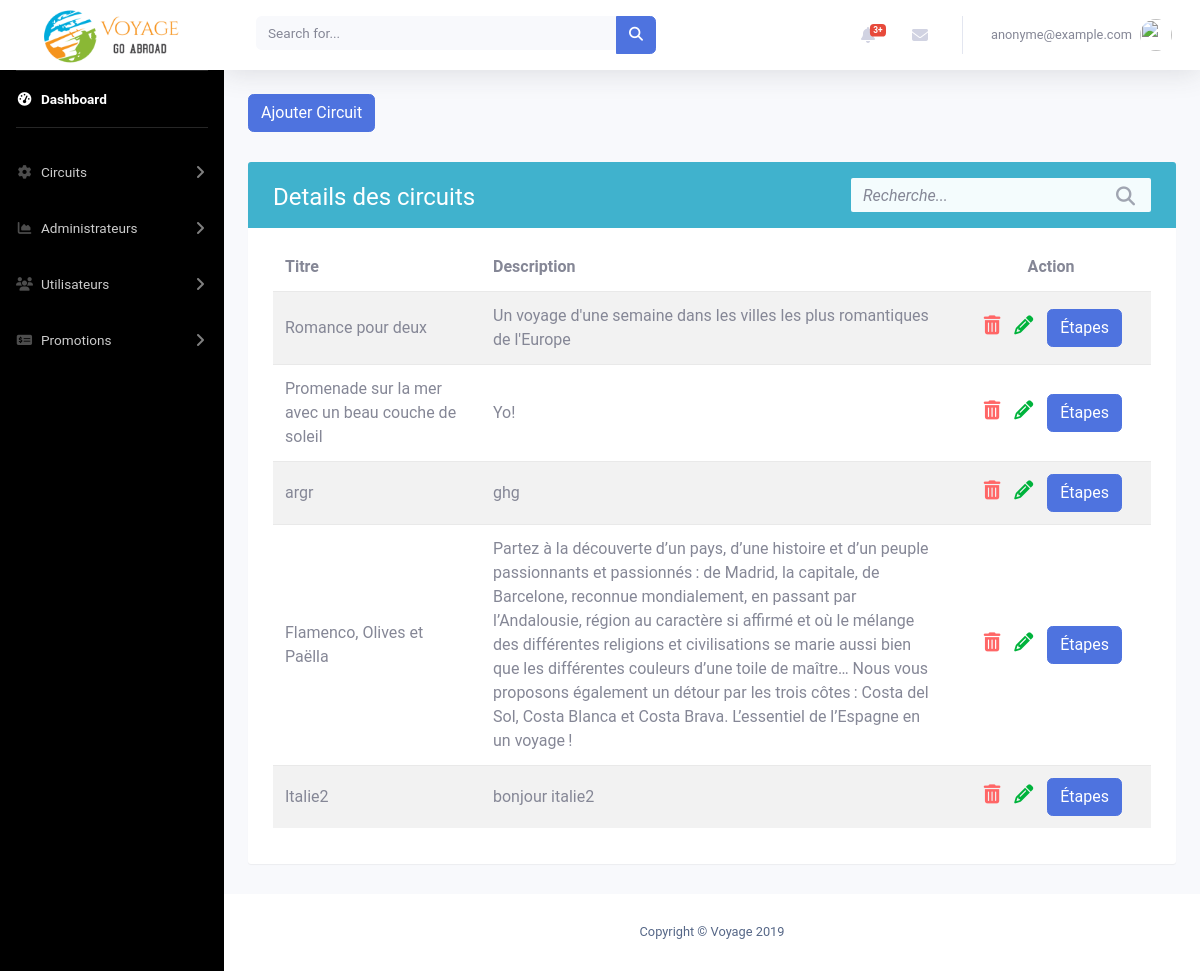
/admin/gererCircuit.php (signed in), run on the app's committed database.
### tables this page shows
CREATE TABLE `circuit` (
  `idCircuit` int(11) NOT NULL,
  `titre` varchar(255) NOT NULL,
  `description` text,
  `estActif` tinyint(1) DEFAULT '1'
);

### admin/gererCircuit.php (the view, shortened to what this page needs)
<?php
    include_once "includes/header.php";
    include_once "includes/navbar.php";
    $stmt = $conn->query('SELECT * FROM circuit');
    $table = '
                <div class="table-wrapper">
                    <div class="table-title">
                        <div class="row">
                            <div class="col-sm-8">
                                <h2>Details des circuits</b></h2>
                            </div>
                            <div class="col-sm-4">
                                <div class="search-box">
                                    <div class="input-group">
                                        <input type="text" id="search" class="form-control" placeholder="Recherche...">
                                        <span class="input-group-addon"><i class="fa fa-search" aria-hidden="true"></i></span>
                                    </div>
                                </div>
                            </div>
                        </div>
                    </div>
                    <table class="table table-striped">
                        <thead>
                            <tr>
                                <th>Titre</th>
                                <th>Description</th>
                                <th style="width: 200px; text-align: center;">Action</th>
                            </tr>
                        </thead>
                        <tbody>';
                        while ($row = $stmt->fetch()) {
                            $table .= '
                                    <tr>
                                        <td>' . $row->titre . '</td>
                                        <td>' . $row->description . '</td>
                                        <td style="width: 200px;">
                                            <div class="col-md-12 choix">
                                                <a href="" data-toggle="modal" data-target="#exampleModal'. $row->idCircuit .'"><i class="fa fa-trash" aria-hidden="true" style="color: #ff6666;"></i></a>
                                                <a href="modifierCircuit.php?idCircuit=' . $row->idCircuit . '"><i class="fa fa-pencil" aria-hidden="true" style="color: #00b33c;"></i></a>
                                                <a href="listerEtapes.php?idCircuit=' . $row->idCircuit . '" class="btn btn-primary" style="color: white;">Étapes</a>
                                                <div style="color: black;" class="modal fade" id="exampleModal'. $row->idCircuit .'" tabindex="-1" role="dialog" aria-labelledby="exampleModalLabel" aria-hidden="true">
                                                        Êtes-vous certain de vouloir supprimer "' . $row->titre . '"?
                                                            <a type="button" href="deleteCircuit.php?idCircuit=' . $row->idCircuit . '" class="btn btn-primary">Confirmer</a>
                                                </div>
                                            </div>
                                        </td>
                                    </tr>';
                        }
                $table .= '</tbody>
                        </table>
                    </div>
                ';
?><div class="container minimumHeight">
    <form action="creerCircuit.php">
        <button class="btn btn-primary" style="color: white;">Ajouter Circuit</button>
    </form>
    <?php
        echo $table;
    ?>
</div><?php
  include_once 'includes/footer.php';
?>

### admin/includes/header.php (shortened to what this page needs)
<!DOCTYPE html>
<html lang="en">
<head>
  <link href="vendor/fontawesome-free/css/all.min.css" rel="stylesheet" type="text/css">
  <link href="css/sb-admin-2.min.css" rel="stylesheet">
  <link href="css/abdel.css" rel="stylesheet">
  <link href="css/crud.css" rel="stylesheet">
</head>
<body id="page-top" onload="getMessages(4);">
  <div id="wrapper">

### admin/includes/navbar.php (shortened to what this page needs)
<ul class="navbar-nav text-white sidebar sidebar-dark accordion" id="accordionSidebar">
  <a class="sidebar-brand d-flex align-items-center justify-content-center" href="index.php" style="background-color: white;">
    <div class="sidebar-brand-icon">
      <img src="img/logo.png" style="width:80%;" alt="">
    </div>
  </a>
  <hr class="sidebar-divider my-0">
  <li class="nav-item active">
    <a class="nav-link" href="index.php">
      <i class="fas fa-fw fa-tachometer-alt"></i>
      <span>Dashboard</span></a>
  </li>
  <hr class="sidebar-divider">
  <li class="nav-item">
    <a class="nav-link collapsed" href="#" data-toggle="collapse" data-target="#collapseTwo" aria-expanded="true" aria-controls="collapseTwo">
      <i class="fas fa-fw fa-cog"></i>
      <span>Circuits</span>
    </a>
  </li>
  <li class="nav-item">
  <a class="nav-link collapsed" href="#" data-toggle="collapse" data-target="#collapseThree" aria-expanded="true" aria-controls="collapseThree">
      <i class="fas fa-fw fa-chart-area"></i>
      <span>Administrateurs</span></a>
  </li>
  <li class="nav-item">
    <a class="nav-link collapsed" href="#" data-toggle="collapse" data-target="#collapseUtilisateurs" aria-expanded="true" aria-controls="collapseUtilisateurs">
      <i class="fas fa-fw fa-users"></i>
      <span>Utilisateurs</span>
    </a>
  </li>
  <li class="nav-item">
    <a class="nav-link collapsed" href="#" data-toggle="collapse" data-target="#collapsePromotions" aria-expanded="true" aria-controls="collapsePromotions">
      <i class="fas fa-fw fa-money-check-alt"></i>
      <span>Promotions</span>
    </a>
  </li>
</ul>
  <div id="content-wrapper" class="d-flex flex-column">
    <div id="content">
      <nav class="navbar navbar-expand navbar-light bg-white topbar mb-4 static-top shadow">
        <form class="d-none d-sm-inline-block form-inline mr-auto ml-md-3 my-2 my-md-0 mw-100 navbar-search">
          <div class="input-group">
            <input type="text" class="form-control bg-light border-0 small" placeholder="Search for..." aria-label="Search" aria-describedby="basic-addon2">
            <div class="input-group-append">
              <button class="btn btn-primary" type="button">
                <i class="fas fa-search fa-sm"></i>
              </button>
            </div>
          </div>
        </form>
        <ul class="navbar-nav ml-auto">
          <li class="nav-item dropdown no-arrow mx-1">
            <a class="nav-link dropdown-toggle" href="#" id="alertsDropdown" role="button" data-toggle="dropdown" aria-haspopup="true" aria-expanded="false">
              <i class="fas fa-bell fa-fw"></i>
              <span class="badge badge-danger badge-counter">3+</span>
            </a>
          </li>
          <li class="nav-item dropdown no-arrow mx-1">
            <a class="nav-link dropdown-toggle" href="#" id="messagesDropdown" role="button" data-toggle="dropdown" aria-haspopup="true" aria-expanded="false">
              <i class="fas fa-envelope fa-fw"></i>
            </a>
          </li>
          <li class="nav-item dropdown no-arrow">
            <a class="nav-link dropdown-toggle" href="#" id="userDropdown" role="button" data-toggle="dropdown" aria-haspopup="true" aria-expanded="false">
              <span class="mr-2 d-none d-lg-inline text-gray-600 small">
             <?= $_SESSION['courriel'] ?>
              </span>
              <img class="img-profile rounded-circle" src="https://source.unsplash.com/QAB-WJcbgJk/60x60">
            </a>
          </li>
        </ul>
      </nav>

### admin/includes/footer.php (shortened to what this page needs)
      </div>
        <footer class="sticky-footer bg-white">
        <div class="container my-auto">
          <div class="copyright text-center my-auto">
            <span>Copyright &copy; Voyage 2019</span>
          </div>
        </div>
      </footer>
      </div>
    </div>
</body>
</html>

### admin/css/abdel.css (style rules this page uses)
#accordionSidebar { background-color: black; }
.choix { text-align: right !important; }
.minimumHeight { min-height: 75vh !important; }

### admin/css/crud.css (style rules this page uses)
body { color: #566787; background: #f7f5f2; font-family: 'Roboto', sans-serif; }
.table-wrapper { background: #fff; padding: 20px 25px; margin: 30px auto; border-radius: 3px; box-shadow: 0 1px 1px rgba(0,0,0,.05); }
.table-title { color: #fff; background: #40b2cd; padding: 16px 25px; margin: -20px -25px 10px; border-radius: 3px 3px 0 0; }
.table-title h2 { margin: 5px 0 0; font-size: 24px; }
.search-box { position: relative; float: right; }
.search-box .input-group { min-width: 300px; position: absolute; right: 0; }
.search-box .input-group-addon, .search-box input { border-color: #ddd; border-radius: 0; }
.search-box input { height: 34px; padding-right: 35px; background: #f4fcfd; border: none; border-radius: 2px !important; }
.search-box input::placeholder { font-style: italic; }
.search-box .input-group-addon { min-width: 35px; border: none; background: transparent; position: absolute; right: 0; z-index: 9; padding: 6px 0; }
.search-box i { color: #a0a5b1; font-size: 19px; position: relative; top: 2px; }
table.table { table-layout: fixed; margin-top: 15px; }
table.table tr th, table.table tr td { border-color: #e9e9e9; vertical-align: center; }
table.table th:first-child { width: 13rem; }
table.table td a { color: #a0a5b1; display: inline-block; margin: 0 5px; }
table.table td i { font-size: 19px; }
table.table thead th { border: none; }

### data on the page
circuit: titre "Romance pour deux", description "Un voyage d'une semaine dans les villes les plus romantiques de l'Europe"
circuit: titre "Promenade sur la mer avec un beau couche de soleil", description "Yo!"
circuit: titre "argr", description "ghg"
circuit: titre "Flamenco, Olives et Paëlla", description "Partez à la découverte d’un pays, d’une histoire et d’un peuple passionnants et passionnés : de Madrid, la capitale, de Barcelone, reconnue mondialement, en passant par l’Andalousie, région au caractère si affirmé et où le mélange des différentes religions et civilisations se marie aussi bien que les différentes couleurs d’une toile de maître… Nous vous proposons également un détour par les trois côtes : Costa del Sol, Costa Blanca et Costa Brava. L’essentiel de l’Espagne en un voyage !"
circuit: titre "Italie2", description "bonjour italie2"

### other printed values
$_SESSION['courriel'] "anonyme@example.com"
